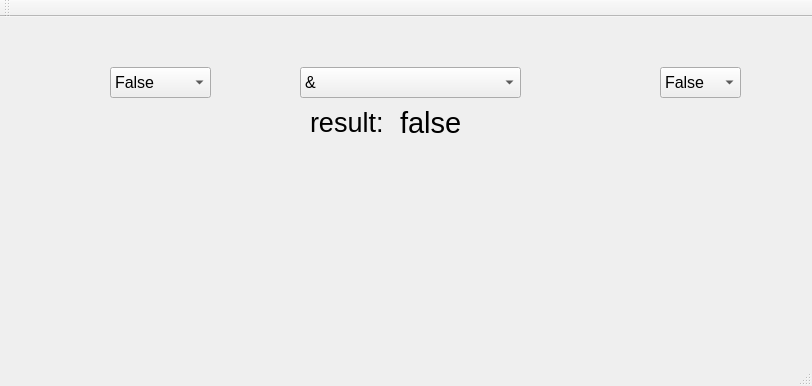
<?xml version="1.0" encoding="UTF-8"?>
<ui version="4.0">
 <class>MainWindow</class>
 <widget class="QMainWindow" name="MainWindow">
  <property name="geometry">
   <rect>
    <x>0</x>
    <y>0</y>
    <width>812</width>
    <height>386</height>
   </rect>
  </property>
  <property name="windowTitle">
   <string>MainWindow</string>
  </property>
  <widget class="QWidget" name="centralWidget">
   <widget class="QComboBox" name="comboBox_OP1">
    <property name="geometry">
     <rect>
      <x>110</x>
      <y>50</y>
      <width>101</width>
      <height>31</height>
     </rect>
    </property>
    <property name="font">
     <font>
      <pointsize>12</pointsize>
     </font>
    </property>
    <item>
     <property name="text">
      <string>False</string>
     </property>
    </item>
    <item>
     <property name="text">
      <string>True</string>
     </property>
    </item>
   </widget>
   <widget class="QComboBox" name="comboBox_LogOp">
    <property name="geometry">
     <rect>
      <x>300</x>
      <y>50</y>
      <width>221</width>
      <height>31</height>
     </rect>
    </property>
    <property name="font">
     <font>
      <pointsize>12</pointsize>
     </font>
    </property>
    <item>
     <property name="text">
      <string>&amp;</string>
     </property>
    </item>
    <item>
     <property name="text">
      <string>||</string>
     </property>
    </item>
    <item>
     <property name="text">
      <string>!</string>
     </property>
    </item>
    <item>
     <property name="text">
      <string>!or</string>
     </property>
    </item>
    <item>
     <property name="text">
      <string>-&gt;</string>
     </property>
    </item>
    <item>
     <property name="text">
      <string>==</string>
     </property>
    </item>
   </widget>
   <widget class="QComboBox" name="comboBox_OP2">
    <property name="geometry">
     <rect>
      <x>660</x>
      <y>50</y>
      <width>81</width>
      <height>31</height>
     </rect>
    </property>
    <property name="font">
     <font>
      <pointsize>12</pointsize>
     </font>
    </property>
    <item>
     <property name="text">
      <string>False</string>
     </property>
    </item>
    <item>
     <property name="text">
      <string>True</string>
     </property>
    </item>
   </widget>
   <widget class="QLabel" name="label">
    <property name="geometry">
     <rect>
      <x>310</x>
      <y>80</y>
      <width>91</width>
      <height>51</height>
     </rect>
    </property>
    <property name="font">
     <font>
      <pointsize>20</pointsize>
     </font>
    </property>
    <property name="text">
     <string>result:</string>
    </property>
   </widget>
   <widget class="QLabel" name="label_result">
    <property name="geometry">
     <rect>
      <x>400</x>
      <y>80</y>
      <width>111</width>
      <height>51</height>
     </rect>
    </property>
    <property name="font">
     <font>
      <pointsize>22</pointsize>
     </font>
    </property>
    <property name="text">
     <string>false</string>
    </property>
   </widget>
  </widget>
  <widget class="QMenuBar" name="menuBar">
   <property name="geometry">
    <rect>
     <x>0</x>
     <y>0</y>
     <width>812</width>
     <height>20</height>
    </rect>
   </property>
  </widget>
  <widget class="QToolBar" name="mainToolBar">
   <attribute name="toolBarArea">
    <enum>TopToolBarArea</enum>
   </attribute>
   <attribute name="toolBarBreak">
    <bool>false</bool>
   </attribute>
  </widget>
  <widget class="QStatusBar" name="statusBar"/>
 </widget>
 <layoutdefault spacing="6" margin="11"/>
 <resources/>
 <connections/>
</ui>
